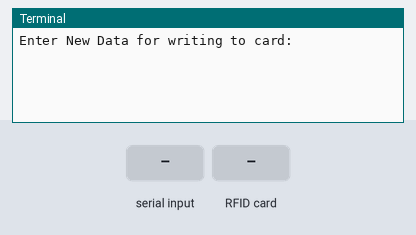
This program was run on a simulated Raspberry Pi (header pin numbers). Parts: the last lines printed to the terminal. The test bench sets the inputs (shaded band). At 2.8 s the program stops and its outputs stay as they are.

Above: at 1.2 s.
1.3 s: "1" typed at the terminal
At 2.0 s:
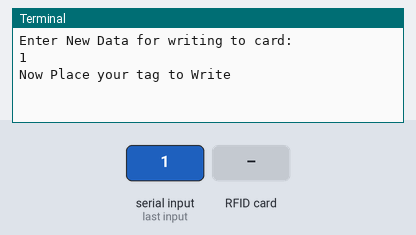
2.8 s: RFID card 5E 7A 19 C4 held to the reader
At 3.1 s:
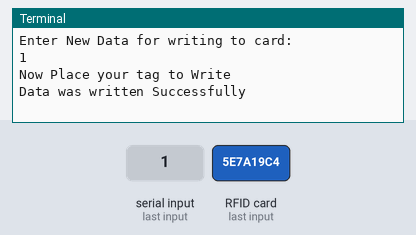

The program:

Writing_rfid.py
```python
import RPi.GPIO as GPIO
import SimpleMFRC522

reader = SimpleMFRC522.SimpleMFRC522()
try:
	text = raw_input('Enter New Data for writing to card:')
	print("Now Place your tag to Write")
	reader.write(text)
	print("Data was written Successfully")
finally:
	GPIO.cleanup()
```

Measured:
- after the input at 1.3 s, the terminal: prints a new line at once (image 1)
- after the input at 2.8 s, the terminal: prints a new line at once (image 2)
